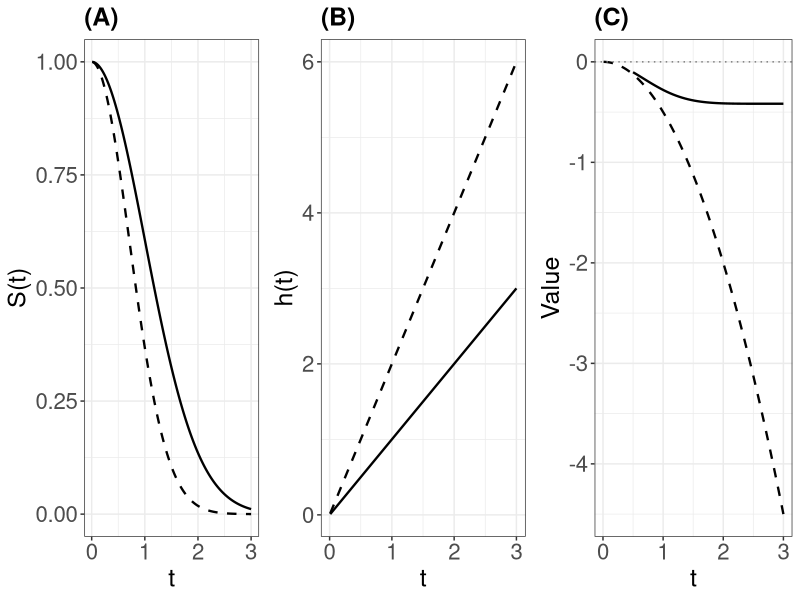
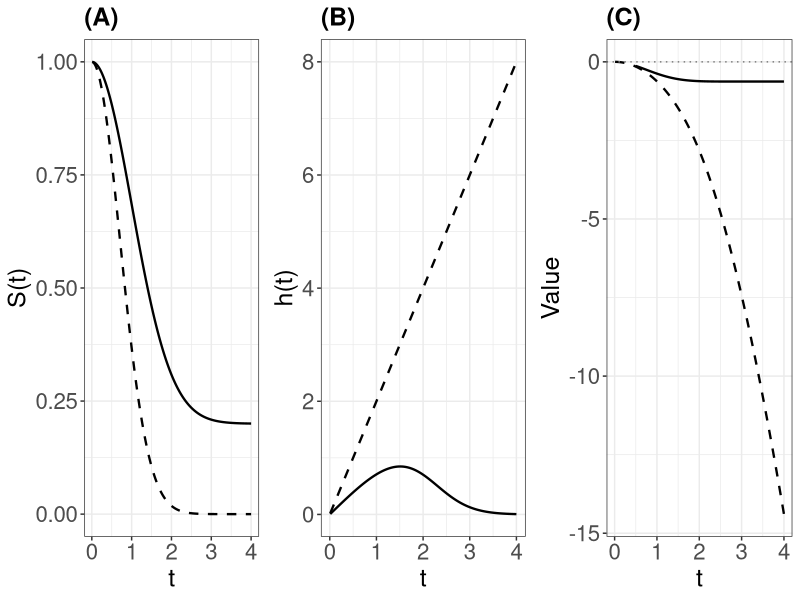
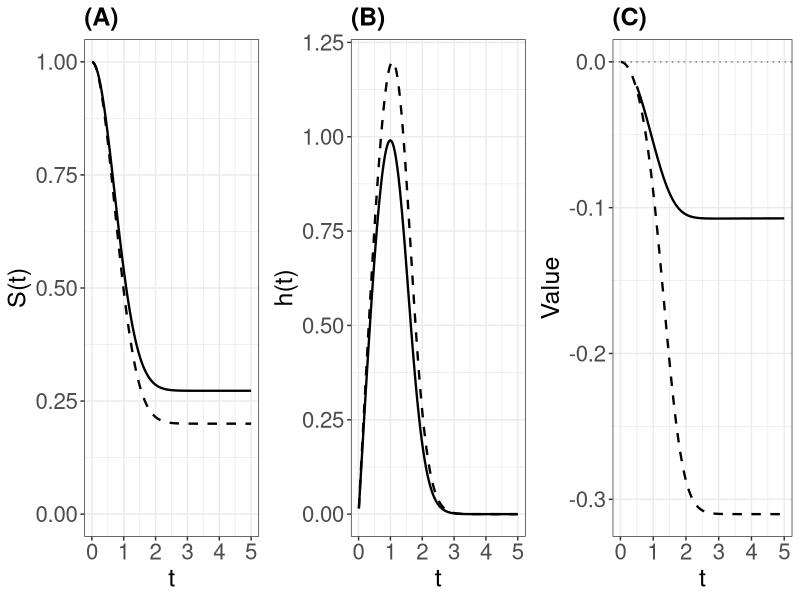
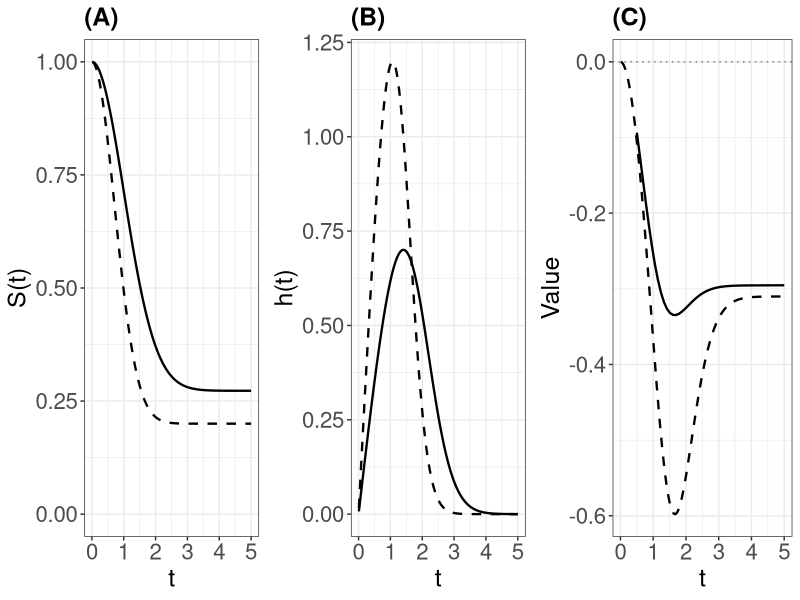
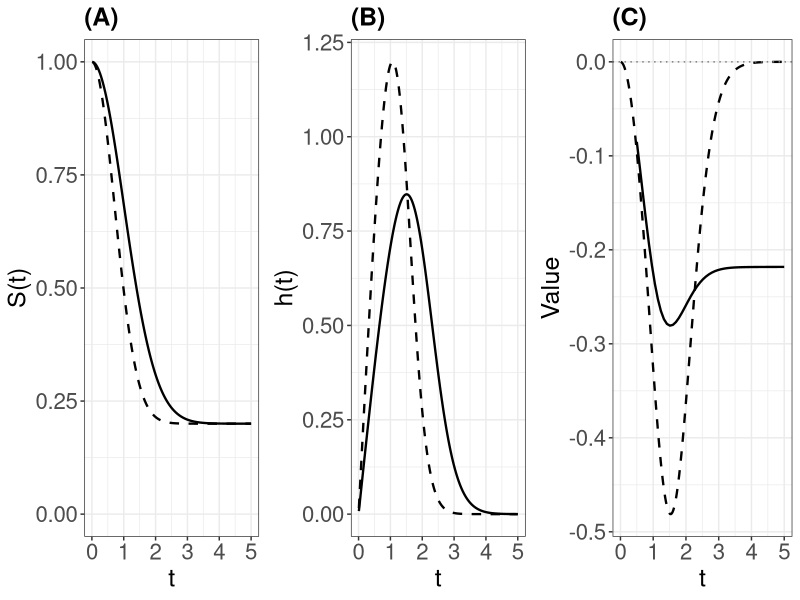

Source code (R) for these figures, in order:
################################################################################
# 02_supplement_scenarios.R
#
# Reproduces: Supplementary Material Section B — Simulation Scenarios
#
# Generates 3-panel figures for five theoretical scenarios showing:
#   Panel A: Survival functions S(t) for control and treatment arms
#   Panel B: Hazard functions h(t) for both arms
#   Panel C: Weighted average hazard difference A(tau) and cumulative hazard
#            difference Delta H(t) = H_1(t) - H_0(t)
#
# Control uncured distribution: Weibull(shape = 2, scale = 1)
#
# Scenarios:
#   1. No cure (pi0 = pi1 = 0), HR_u = 0.5
#   2. Cure in treatment only (pi0 = 0, pi1 = 0.2), HR_u = 0.5
#   3. Cure in both, identical uncured (pi0 = 0.2, OR = 1.5), HR_u = 1
#   4. Cure in both, different uncured (pi0 = 0.2, OR = 1.5), HR_u = 0.5
#   5. Equal cure fractions, different uncured (pi0 = pi1 = 0.2), HR_u = 0.5
#
# Outputs:
#   figure_S_scenario1.pdf through figure_S_scenario5.pdf
#
# Required packages: ggplot2, gridExtra, grid
################################################################################

library(ggplot2)
library(gridExtra)
library(grid)

################################################################################
# Helper functions
################################################################################

logit <- function(p) log(p / (1 - p))
expit <- function(x) 1 / (1 + exp(-x))

# Weibull survival
S_weibull <- function(t, shape, scale) {
  exp(-(t / scale)^shape)
}

# Weibull hazard
h_weibull <- function(t, shape, scale) {
  (shape / scale) * (t / scale)^(shape - 1)
}

# Mixture cure survival: S(t) = pi + (1 - pi) * S_u(t)
S_cure <- function(t, pi_g, shape, scale) {
  pi_g + (1 - pi_g) * S_weibull(t, shape, scale)
}

# Mixture cure hazard: h(t) = (1 - pi) * f_u(t) / S(t)
h_cure <- function(t, pi_g, shape, scale) {
  S_uc <- S_weibull(t, shape, scale)
  f_uc <- h_weibull(t, shape, scale) * S_uc  # f_u(t) = h_u(t) * S_u(t)
  S_mix <- pi_g + (1 - pi_g) * S_uc
  (1 - pi_g) * f_uc / S_mix
}

# Compute A(tau) via left Riemann sum
compute_A_tau <- function(tau_eval, tau_max,
                          pi0, shape0, scale0,
                          pi1, shape1, scale1) {
  if (tau_eval <= 0.1) return(0)
  n_points <- 200
  t_grid <- seq(0.01, tau_eval, length.out = n_points)
  dt <- tau_eval / n_points

  A_val <- 0
  for (t in t_grid) {
    S0 <- S_cure(t, pi0, shape0, scale0)
    S1 <- S_cure(t, pi1, shape1, scale1)
    h0 <- h_cure(t, pi0, shape0, scale0)
    h1 <- h_cure(t, pi1, shape1, scale1)

    G_t <- max(0, 1 - t / tau_max)
    w_t <- G_t * 2 * S0 * S1 / (S0 + S1 + 1e-10)

    A_val <- A_val + w_t * (h1 - h0) * dt
  }
  return(A_val)
}

################################################################################
# Function to create 3-panel figure for a scenario
#
# Line styles:
#   Panel A & B: Treatment = solid, Control = dashed
#   Panel C: A(tau) = solid, Delta H(t) = dashed
################################################################################

create_scenario_figure <- function(pi0, pi1,
                                   shape0, scale0,
                                   shape1, scale1,
                                   tau_max = 5) {
  t_grid <- seq(0.01, tau_max, length.out = 200)
  tau_grid <- seq(0.5, tau_max, length.out = 50)

  # Compute survival and hazard
  S0 <- sapply(t_grid, function(t) S_cure(t, pi0, shape0, scale0))
  S1 <- sapply(t_grid, function(t) S_cure(t, pi1, shape1, scale1))
  h0 <- sapply(t_grid, function(t) h_cure(t, pi0, shape0, scale0))
  h1 <- sapply(t_grid, function(t) h_cure(t, pi1, shape1, scale1))

  # Cumulative hazard difference: Delta H(t) = H_1(t) - H_0(t)
  H0 <- -log(pmax(S0, 1e-10))
  H1 <- -log(pmax(S1, 1e-10))
  delta_H <- H1 - H0

  # Weighted average hazard difference A(tau)
  A_tau <- sapply(tau_grid, function(tau) {
    compute_A_tau(tau, tau_max, pi0, shape0, scale0, pi1, shape1, scale1)
  })

  # Panel A: Survival functions
  pA <- ggplot() +
    geom_line(aes(x = t_grid, y = S1), linetype = "solid",
              linewidth = 0.8, color = "black") +
    geom_line(aes(x = t_grid, y = S0), linetype = "dashed",
              linewidth = 0.8, color = "black") +
    labs(x = "t", y = "S(t)", title = "(A)") +
    scale_y_continuous(limits = c(0, 1)) +
    theme_bw() +
    theme(plot.title = element_text(size = 18, face = "bold"),
          axis.title = element_text(size = 18),
          axis.text = element_text(size = 16))

  # Panel B: Hazard functions
  pB <- ggplot() +
    geom_line(aes(x = t_grid, y = h1), linetype = "solid",
              linewidth = 0.8, color = "black") +
    geom_line(aes(x = t_grid, y = h0), linetype = "dashed",
              linewidth = 0.8, color = "black") +
    labs(x = "t", y = "h(t)", title = "(B)") +
    theme_bw() +
    theme(plot.title = element_text(size = 18, face = "bold"),
          axis.title = element_text(size = 18),
          axis.text = element_text(size = 16))

  # Panel C: A(tau) and Delta H(t)
  pC <- ggplot() +
    geom_line(aes(x = tau_grid, y = A_tau), linetype = "solid",
              linewidth = 0.8, color = "black") +
    geom_line(aes(x = t_grid, y = delta_H), linetype = "dashed",
              linewidth = 0.8, color = "black") +
    geom_hline(yintercept = 0, linetype = "dotted", color = "gray50") +
    labs(x = "t", y = "Value", title = "(C)") +
    theme_bw() +
    theme(plot.title = element_text(size = 18, face = "bold"),
          axis.title = element_text(size = 18),
          axis.text = element_text(size = 16))

  grid.arrange(pA, pB, pC, ncol = 3)
}

################################################################################
# Generate scenario figures
################################################################################

# Control parameters: Weibull(shape = 2, scale = 1)
shape0 <- 2
scale0 <- 1

# Treatment scale for HR_u = 0.5: scale_1 = scale_0 / HR^(1/shape)
scale1_HR05 <- scale0 / (0.5^(1 / shape0))  # = sqrt(2)

# pi1 when pi0 = 0.2 and OR = 1.5
pi1_OR15 <- expit(logit(0.2) + log(1.5))  # approx 0.2727

cat("Generating Supplementary Section B figures...\n\n")

# --- Scenario 1: No cure, HR_u = 0.5 ---
cat("  Scenario 1: No cure (pi0 = pi1 = 0), HR_u = 0.5\n")
fig1 <- create_scenario_figure(
  pi0 = 0, pi1 = 0,
  shape0 = shape0, scale0 = scale0,
  shape1 = shape0, scale1 = scale1_HR05,
  tau_max = 3
)
ggsave("figure_S_scenario1.pdf", fig1, width = 14, height = 5)

# --- Scenario 2: Cure in treatment only, HR_u = 0.5 ---
cat("  Scenario 2: Cure in treatment only (pi0 = 0, pi1 = 0.2), HR_u = 0.5\n")
fig2 <- create_scenario_figure(
  pi0 = 0, pi1 = 0.2,
  shape0 = shape0, scale0 = scale0,
  shape1 = shape0, scale1 = scale1_HR05,
  tau_max = 4
)
ggsave("figure_S_scenario2.pdf", fig2, width = 14, height = 5)

# --- Scenario 3: Cure in both, identical uncured (OR = 1.5, HR_u = 1) ---
cat("  Scenario 3: Cure in both (pi0 = 0.2, OR = 1.5), identical uncured\n")
fig3 <- create_scenario_figure(
  pi0 = 0.2, pi1 = pi1_OR15,
  shape0 = shape0, scale0 = scale0,
  shape1 = shape0, scale1 = scale0,  # HR_u = 1 => same scale
  tau_max = 5
)
ggsave("figure_S_scenario3.pdf", fig3, width = 14, height = 5)

# --- Scenario 4: Cure in both, different uncured (OR = 1.5, HR_u = 0.5) ---
cat("  Scenario 4: Cure in both (pi0 = 0.2, OR = 1.5), HR_u = 0.5\n")
fig4 <- create_scenario_figure(
  pi0 = 0.2, pi1 = pi1_OR15,
  shape0 = shape0, scale0 = scale0,
  shape1 = shape0, scale1 = scale1_HR05,
  tau_max = 5
)
ggsave("figure_S_scenario4.pdf", fig4, width = 14, height = 5)

# --- Scenario 5: Equal cure fractions, different uncured (HR_u = 0.5) ---
cat("  Scenario 5: Same cure (pi0 = pi1 = 0.2), HR_u = 0.5\n")
fig5 <- create_scenario_figure(
  pi0 = 0.2, pi1 = 0.2,
  shape0 = shape0, scale0 = scale0,
  shape1 = shape0, scale1 = scale1_HR05,
  tau_max = 5
)
ggsave("figure_S_scenario5.pdf", fig5, width = 14, height = 5)

cat("\nAll Section B figures saved.\n")
